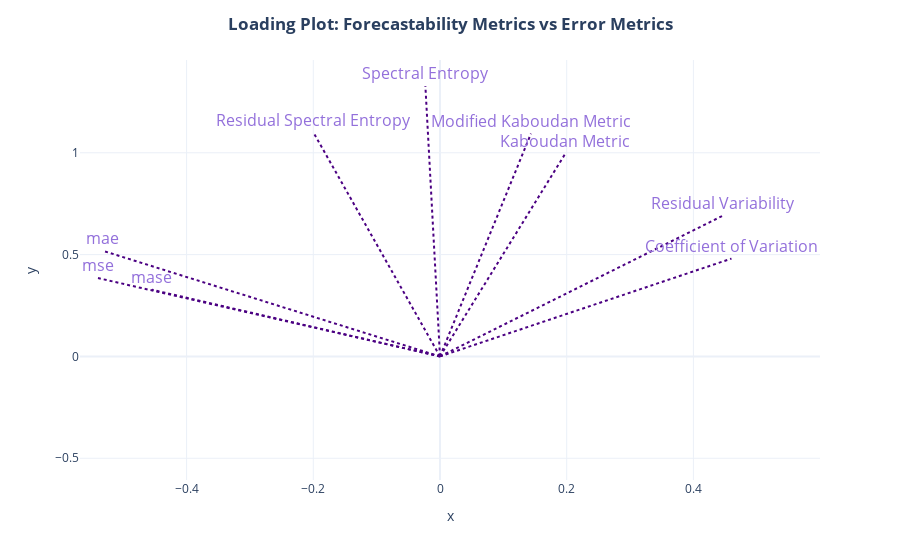

Source (notebook cell):
### Code cell
biplot(item_rankings, features=['Spectral Entropy',"Residual Spectral Entropy",
       'Modified Kaboudan Metric', 'Coefficient of Variation',"Kaboudan Metric",
       'Residual Variability', "mae", "mse", "mase"
       #,"Forecast Bias"
       ], title="<b>Loading Plot: Forecastability Metrics vs Error Metrics</b>")

### Figure 1 — Plotly figure (JSON) as saved in the notebook; plotly's stock layout.template omitted (floating-point values rounded to 4 significant figures; data arrays with more than 128 entries replaced by an {"elided": "..."} marker saying what was removed)
{"data": [{"hovertemplate": "x=%{x}<br>y=%{y}<extra></extra>", "legendgroup": "", "marker": {"color": "#636efa", "opacity": 0, "symbol": "circle"}, "mode": "markers", "name": "", "orientation": "v", "showlegend": false, "type": "scatter", "x": {"elided": "150 float values"}, "xaxis": "x", "y": {"elided": "150 float values"}, "yaxis": "y"}], "layout": {"annotations": [{"ax": 0, "ay": 0, "font": {"color": "MediumPurple", "family": "Open Sans, sans serif", "size": 16}, "text": "Spectral Entropy", "x": -0.02309, "xanchor": "center", "y": 1.328, "yanchor": "bottom"}, {"ax": 0, "ay": 0, "font": {"color": "MediumPurple", "family": "Open Sans, sans serif", "size": 16}, "text": "Residual Spectral Entropy", "x": -0.1994, "xanchor": "center", "y": 1.098, "yanchor": "bottom"}, {"ax": 0, "ay": 0, "font": {"color": "MediumPurple", "family": "Open Sans, sans serif", "size": 16}, "text": "Modified Kaboudan Metric", "x": 0.1436, "xanchor": "center", "y": 1.095, "yanchor": "bottom"}, {"ax": 0, "ay": 0, "font": {"color": "MediumPurple", "family": "Open Sans, sans serif", "size": 16}, "text": "Coefficient of Variation", "x": 0.4601, "xanchor": "center", "y": 0.4804, "yanchor": "bottom"}, {"ax": 0, "ay": 0, "font": {"color": "MediumPurple", "family": "Open Sans, sans serif", "size": 16}, "text": "Kaboudan Metric", "x": 0.1978, "xanchor": "center", "y": 0.996, "yanchor": "bottom"}, {"ax": 0, "ay": 0, "font": {"color": "MediumPurple", "family": "Open Sans, sans serif", "size": 16}, "text": "Residual Variability", "x": 0.4462, "xanchor": "center", "y": 0.6906, "yanchor": "bottom"}, {"ax": 0, "ay": 0, "font": {"color": "MediumPurple", "family": "Open Sans, sans serif", "size": 16}, "text": "mae", "x": -0.5331, "xanchor": "center", "y": 0.5197, "yanchor": "bottom"}, {"ax": 0, "ay": 0, "font": {"color": "MediumPurple", "family": "Open Sans, sans serif", "size": 16}, "text": "mse", "x": -0.5399, "xanchor": "center", "y": 0.3848, "yanchor": "bottom"}, {"ax": 0, "ay": 0, "font": {"color": "MediumPurple", "family": "Open Sans, sans serif", "size": 16}, "text": "mase", "x": -0.455, "xanchor": "center", "y": 0.3278, "yanchor": "bottom"}], "legend": {"tracegroupgap": 0}, "margin": {"t": 60}, "shapes": [{"line": {"color": "indigo", "dash": "dot", "width": 2}, "type": "line", "x0": 0, "x1": -0.02309, "y0": 0, "y1": 1.328}, {"line": {"color": "indigo", "dash": "dot", "width": 2}, "type": "line", "x0": 0, "x1": -0.1994, "y0": 0, "y1": 1.098}, {"line": {"color": "indigo", "dash": "dot", "width": 2}, "type": "line", "x0": 0, "x1": 0.1436, "y0": 0, "y1": 1.095}, {"line": {"color": "indigo", "dash": "dot", "width": 2}, "type": "line", "x0": 0, "x1": 0.4601, "y0": 0, "y1": 0.4804}, {"line": {"color": "indigo", "dash": "dot", "width": 2}, "type": "line", "x0": 0, "x1": 0.1978, "y0": 0, "y1": 0.996}, {"line": {"color": "indigo", "dash": "dot", "width": 2}, "type": "line", "x0": 0, "x1": 0.4462, "y0": 0, "y1": 0.6906}, {"line": {"color": "indigo", "dash": "dot", "width": 2}, "type": "line", "x0": 0, "x1": -0.5331, "y0": 0, "y1": 0.5197}, {"line": {"color": "indigo", "dash": "dot", "width": 2}, "type": "line", "x0": 0, "x1": -0.5399, "y0": 0, "y1": 0.3848}, {"line": {"color": "indigo", "dash": "dot", "width": 2}, "type": "line", "x0": 0, "x1": -0.455, "y0": 0, "y1": 0.3278}], "title": {"text": "<b>Loading Plot: Forecastability Metrics vs Error Metrics</b>", "x": 0.5}, "xaxis": {"anchor": "y", "domain": [0, 1], "title": {"text": "x"}}, "yaxis": {"anchor": "x", "domain": [0, 1], "title": {"text": "y"}}}}
